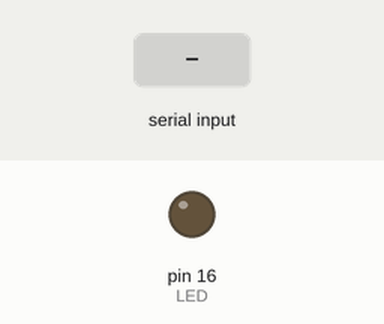
Recording of a sketch running on a simulated Arduino Uno, built with avr-gcc and run on an emulated ATmega328P. Parts: output pins drawn as LEDs (lit = HIGH). Inputs (shaded band) come from the test bench.

Above: at 1.2 s.
1.3 s: "LED_OFF" received over Serial
At 3.5 s:
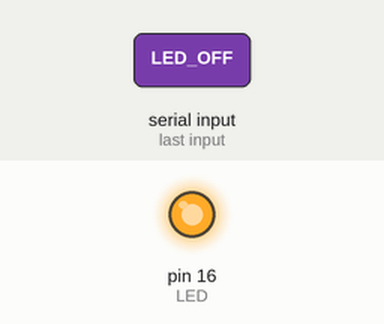
3.8 s: "LED_ON" received over Serial
At 5.4 s:
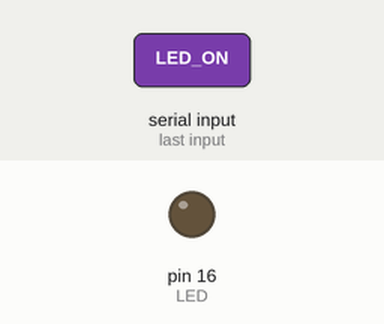
Timing chart, 0 to 6.9 s (numbered marks = the images above; inputs shaded):
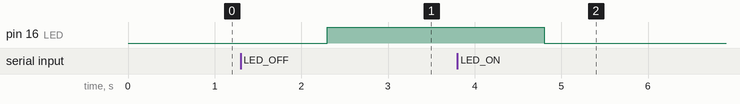

Measured:
- after the input at 1.3 s, pin 16 (LED): LOW → HIGH after 1.0 s
- after the input at 3.8 s, pin 16 (LED): HIGH → LOW after 1.0 s

The sketch:

bai2.ino
```cpp
#define LED 16
void setup() {
  pinMode(LED, OUTPUT);
  digitalWrite(LED, LOW);
  Serial.begin(115200);
}

void loop() {
  if(Serial.available())
  {
    String text = Serial.readString();
    if(text == "LED_ON") {
      digitalWrite(LED, LOW);
    }
    else if(text == "LED_OFF") {
      digitalWrite(LED, HIGH);
    }
    else {
      Serial.println("Invalid String");
    }
  }
}
```
